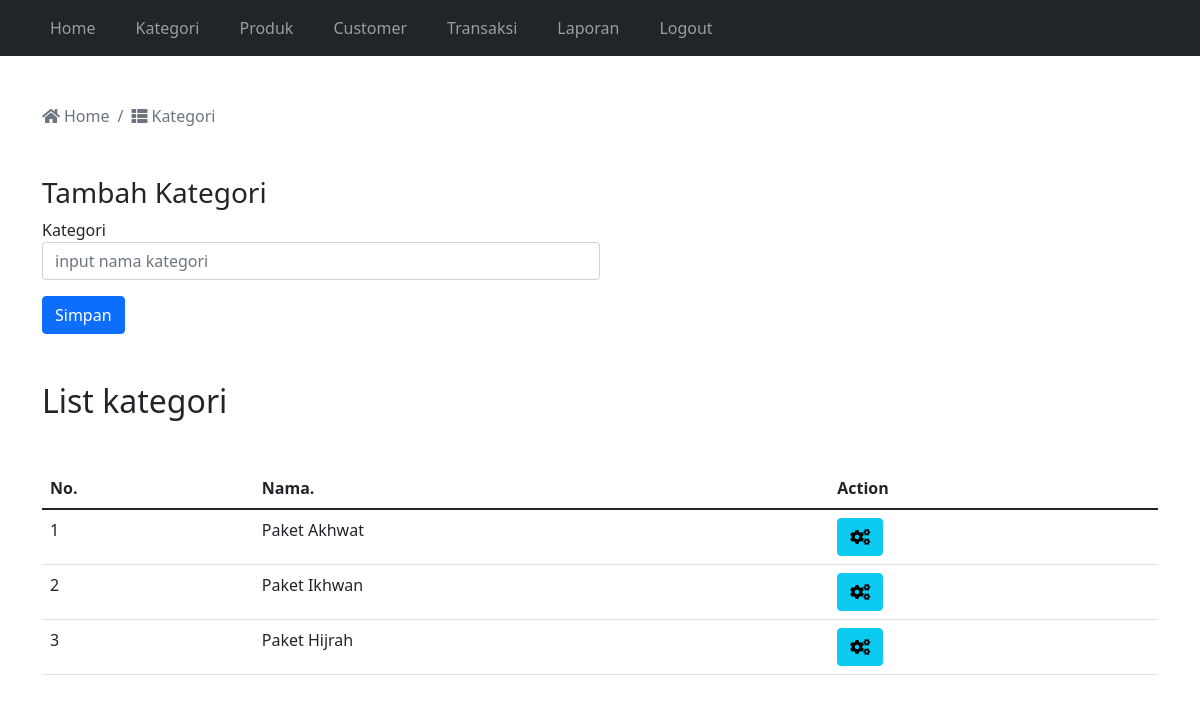
Page /admin/kategori.php (signed in) on the committed database.
### tables this page shows
CREATE TABLE `tabel_kategori` (
  `kategori_id` int(11) NOT NULL,
  `nama_kategori` varchar(100) NOT NULL
);

### admin/kategori.php (the view, shortened to what this page needs)
<?php
include '../koneksi.php';
$datakategori = mysqli_query($koneksi, "select * from tabel_kategori");
$jumlahkategori = mysqli_num_rows($datakategori);
?>
<!DOCTYPE html>
<html lang="en">
<head>
    <link rel="stylesheet" href="https://cdnjs.cloudflare.com/ajax/libs/font-awesome/5.15.4/css/all.min.css">
</head>
<body>
    <?php include 'navbar1.php'; ?>
    <div class="container mt-5">
    <nav aria-label="breadcrumb">
            <ol class="breadcrumb">
                <li class="breadcrumb-item active" aria-current="page">
                    <a href="../admin/index1.php" class="no-decoration text-muted">
                        <i class="fa fa-home me-1"></i>Home
                    </a>
                </li>
                <li class="breadcrumb-item active" aria-current="page">
                    <i class="fas fa-th-list me-1"></i>Kategori
                </li>
            </ol>
        </nav>
        <div class="my-5 col-12 col-md-6">
            <h3>Tambah Kategori</h3>
            <form action="" method="post">
                <div>
                    <label for="kategori">Kategori</label>
                    <input type="text" id="kategori" name="kategori" placeholder="input nama kategori" class="form-control">
                </div>
                <div class="mt-3">
                    <button class="btn btn-primary" type="submit" name="simpan_kategori">Simpan</button>
                </div>
            </form>
        </div>
        <div class="mt-3">
            <h2>List kategori</h2>
            <div class="table-responsive mt-5">
                <table class="table">
                    <thead>
                        <tr>
                            <th>No.</th>
                            <th>Nama.</th>
                            <th>Action</th>
                        </tr>
                    </thead>
                    <tbody>
                        <?php
                            if($jumlahkategori == 0) {
                        ?>
                             <tr>
                                 <td colspan=3 class="text-center">Data Kategori Tidak Tersedia.</td>
                             </tr>
                        <?php
                            } else {
                                $jumlah = 1;
                                while($data=mysqli_fetch_array($datakategori)) {
                        ?>
                                    <tr>
                                        <td><?php echo $jumlah;  ?></td>
                                        <td><?php echo $data['nama_kategori']; ?></td>
                                        <td>
                                            <a href="kategori_detail.php?p=<?php echo $data['kategori_id']; ?>" class="btn btn-info"><i class="fas fa-cogs"></i></a>
                                        </td>
                                    </tr>
                        <?php
                                $jumlah++;
                                }
                            }
                        ?>
                    </tbody>
                </table>
            </div>
        </div>
    </div>
</body>
</html>

### admin/kategori.php (style rules this page uses)
.no-decoration { text-decoration: none !important; }

### rows in the picture
tabel_kategori: nama_kategori "Paket Akhwat"
tabel_kategori: nama_kategori "Paket Ikhwan"
tabel_kategori: nama_kategori "Paket Hijrah"
